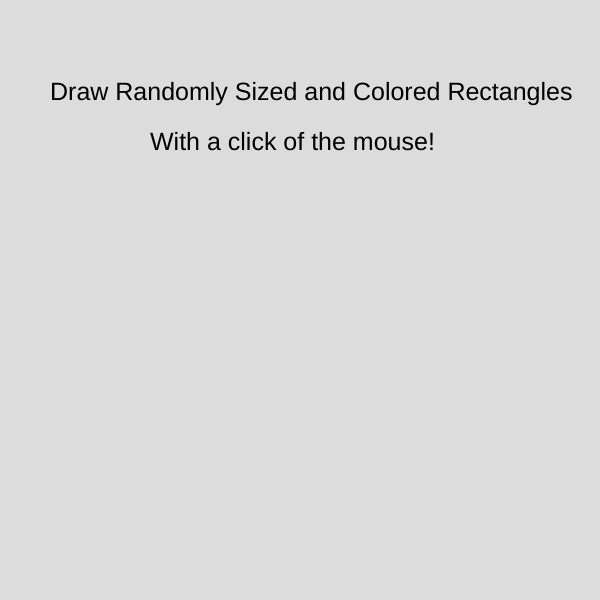
Frame 1 (no input)
Frame 60 (no input): identical to frame 1, image omitted
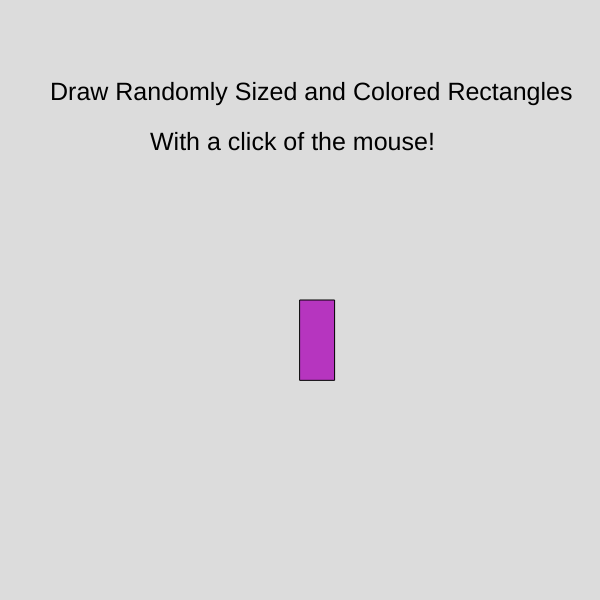
Frame 120 (the mouse pressed at the canvas centre since frame 60)

The p5.js sketch that drew these frames (run headless with seeded random() and noise() and a simulated clock; from frame 60 on, the mouse is pressed at the canvas centre):

// p5.js sketch
// ── sketch.js
let rects = []
function setup() {
  createCanvas(600, 600);
  background(220);
  textSize(25);
  text("Draw Randomly Sized and Colored Rectangles", 50, 100);
  text("With a click of the mouse!", 150, 150);
}

function draw() {
  
}


/*
function randomRectangles() {
  if(mouseIsPressed()) {
    rect(mouseX, mouseY, random(50), random(50));
  }
}
*/

function mousePressed() {
  fill(random(255), random(255), random(255));
  rect(mouseX, mouseY, random(100), random(100));
  return false;
}
